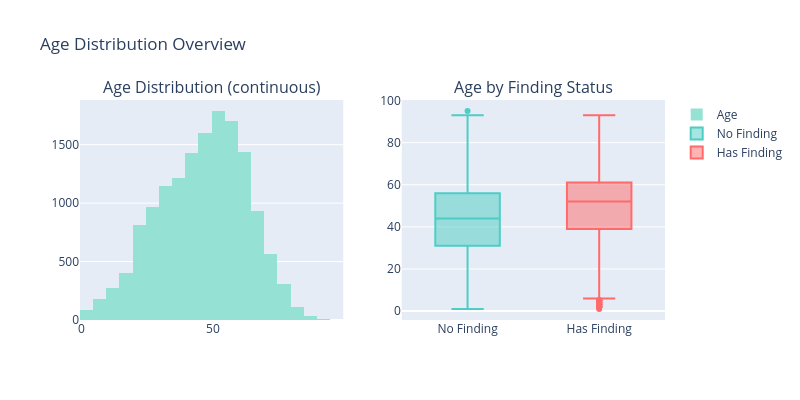

Here is the notebook cell this chart was saved with:
### Code cell
# continuous age distribution + boxplot by finding
fig = make_subplots(rows=1, cols=2, subplot_titles=('Age Distribution (continuous)', 'Age by Finding Status'))

fig.add_trace(go.Histogram(x=df['Patient Age'], nbinsx=40, marker_color='#95E1D3', name='Age'), row=1, col=1)

for val, label, color in [(0, 'No Finding', '#4ECDC4'), (1, 'Has Finding', '#FF6B6B')]:
    fig.add_trace(go.Box(y=df[df['has_finding']==val]['Patient Age'], name=label, marker_color=color), row=1, col=2)

fig.update_layout(height=400, width=800, showlegend=True, title_text='Age Distribution Overview')
fig.show()

### Figure 1 — Plotly figure (JSON) as saved in the notebook; plotly's stock layout.template omitted (floating-point values rounded to 4 significant figures; data arrays with more than 128 entries replaced by an {"elided": "..."} marker saying what was removed)
{"data": [{"marker": {"color": "#95E1D3"}, "name": "Age", "nbinsx": 40, "type": "histogram", "x": {"elided": "14998 int values"}, "xaxis": "x", "yaxis": "y"}, {"marker": {"color": "#4ECDC4"}, "name": "No Finding", "type": "box", "xaxis": "x2", "y": {"elided": "7976 int values"}, "yaxis": "y2"}, {"marker": {"color": "#FF6B6B"}, "name": "Has Finding", "type": "box", "xaxis": "x2", "y": {"elided": "7022 int values"}, "yaxis": "y2"}], "layout": {"annotations": [{"font": {"size": 16}, "showarrow": false, "text": "Age Distribution (continuous)", "x": 0.225, "xanchor": "center", "xref": "paper", "y": 1, "yanchor": "bottom", "yref": "paper"}, {"font": {"size": 16}, "showarrow": false, "text": "Age by Finding Status", "x": 0.775, "xanchor": "center", "xref": "paper", "y": 1, "yanchor": "bottom", "yref": "paper"}], "height": 400, "showlegend": true, "title": {"text": "Age Distribution Overview"}, "width": 800, "xaxis": {"anchor": "y", "domain": [0, 0.45]}, "xaxis2": {"anchor": "y2", "domain": [0.55, 1]}, "yaxis": {"anchor": "x", "domain": [0, 1]}, "yaxis2": {"anchor": "x2", "domain": [0, 1]}}}
